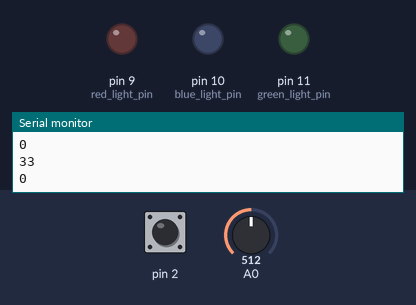
This sketch was run on a simulated Arduino Uno, built with avr-gcc and run on an emulated ATmega328P. Shown: output pins drawn as LEDs (lit = HIGH), the last lines printed to the serial monitor. The test bench sets the inputs (shaded band); at power-on: pin 2 HIGH, A0 = 512.

Above: at 1.2 s.
1.3 s: pin 2 pulled LOW for 1 s
At 2.9 s:
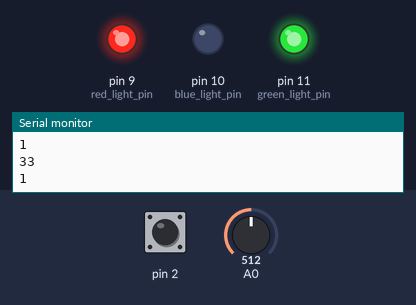
3.8 s: A0 set to 418
5.3 s: A0 set to 401
At 6.1 s:
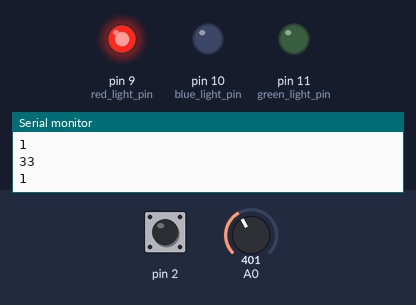
6.9 s: A0 set to 222
8.4 s: A0 set to 193
At 9.4 s:
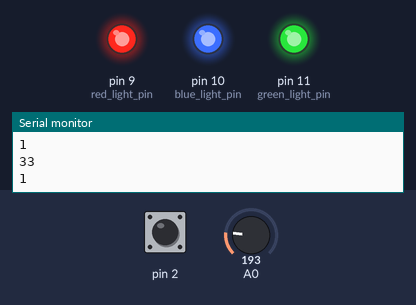
10.0 s: A0 set to 624
At 10.4 s:
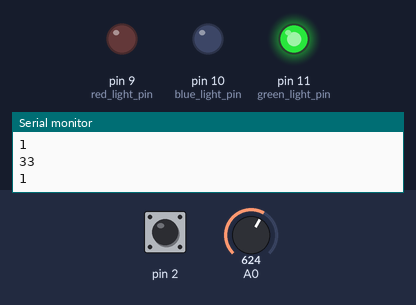
Timing chart, 0 to 12.6 s (numbered marks = the images above; inputs shaded):
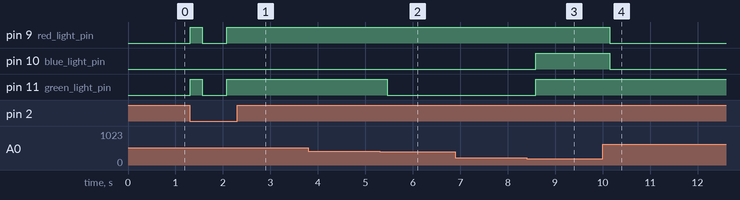

The sketch:

kodeTilPrototype.ino
```cpp
//vi importerer CapacitiveSensor biblioteket skrevet av Paul Badger for implementasjon av //touch funksjonalitet

#include <CapacitiveSensor.h>
CapacitiveSensor button = CapacitiveSensor(4,2);


//pinsene defineres som i kilden vår og i setup da vi syns det var mest lesbart (Aqib, 2018)
int red_light_pin= 9;
int blue_light_pin = 10;
int green_light_pin = 11;

int readValue = 0;
boolean isTouched = false;
int threshold = 1000; //forteller arduino når den skal finne en puls
//et høyt tall reduserer sensitiviteten, men et mindre tall øker sensitiviteten til touch-funksjonen

//all lights turn off
void allLightsOff(){
      digitalWrite(red_light_pin, LOW);
      digitalWrite(blue_light_pin, LOW);
      digitalWrite(green_light_pin, LOW);
      delay(500);
}

void setup() {
  pinMode(red_light_pin, OUTPUT);
  pinMode(green_light_pin, OUTPUT);
  pinMode(blue_light_pin, OUTPUT);
  Serial.begin(9600); // for visning av verdier i monitor
}


void loop() {
  long sensorValue = button.capacitiveSensor(100); //setter value for knappen basert på touch registrert

  Serial.println(sensorValue);

  Serial.println(isTouched);

  //hvis value som blir registrert er større enn 1000, og hvis lampen er skrudd av, så vil lampen skru seg på fordi det betyr at bruker har touchet og ønsker å skru lampen på.
  if (sensorValue > threshold && isTouched == false){
    isTouched = true;
  }
  //hvis value som blir registrert er større enn 1000, og hvis lampen er på fra før av, så vil lampen skrur seg av fordi dette betyr at den var på og bruker forsøker å skru av lampen ved touch.
  else if(sensorValue > threshold && isTouched == true){
      isTouched = false;
      allLightsOff(); //alle LED-lys skal stoppe å lyse
  }

//koden under kjører dersom lampen er på, readValue leser verdi fra bryteren festet til potensiometeret (fra 0 til 1025)
//og relevante lysfarger velges basert på brukers interaksjon med bryteren

  if (isTouched){
  readValue = analogRead(A0); //potensiometer

    //hvis lyset slås på og value er mellom 0 og 203 inklusiv så skal det lyses hvitt
    if (204 > readValue){
      digitalWrite(red_light_pin, HIGH);
      digitalWrite(blue_light_pin, HIGH);
      digitalWrite(green_light_pin, HIGH);
    }

    //hvis value er større enn 203, og mindre enn 410, så skal det lyses rødt
    if(203 < readValue && readValue < 410){
      digitalWrite(red_light_pin, HIGH);
      digitalWrite(blue_light_pin, LOW);
      digitalWrite(green_light_pin, LOW);
      }

    //hvis value er større enn 409, og mindre enn 615, så skal det lyses gult
    if(409 < readValue && readValue < 615){
      digitalWrite(red_light_pin, HIGH);
      digitalWrite(blue_light_pin, LOW);
      digitalWrite(green_light_pin, HIGH);
      }

    //hvis value er større enn 614, og mindre enn 820, så skal det lyses grønt
    if(614 < readValue && readValue < 820){
      digitalWrite(red_light_pin, LOW);
      digitalWrite(blue_light_pin, LOW);
      digitalWrite(green_light_pin, HIGH);
      }

    //hvis value er større enn 819, og mindre enn 1025, så skal det lyses blått
    if(819 < readValue && readValue < 1025){
      digitalWrite(red_light_pin, LOW);
      digitalWrite(blue_light_pin, HIGH);
      digitalWrite(green_light_pin, LOW);
      }
    //legger inn delay for å sikre at bruker rekker å ta bort fingeren fra touchområdet
    delay(250);
  }
}
```

Measured:
- the behaviour switches between 410 and 409 on A0 (found by bisection; images 1 and 2)
- the behaviour switches between 204 and 203 on A0 (found by bisection; images 2 and 3)
- after the input at 1.3 s, pin 9 (red_light_pin), pin 11 (green_light_pin): LOW → HIGH at once, → LOW 0.26 s later, → HIGH 0.51 s later
- after the input at 5.3 s, pin 11 (green_light_pin): HIGH → LOW after 0.16 s
- after the input at 8.4 s, pin 10 (blue_light_pin), pin 11 (green_light_pin): LOW → HIGH after 0.19 s
- after the input at 10.0 s, pin 9 (red_light_pin), pin 10 (blue_light_pin): HIGH → LOW after 0.15 s
